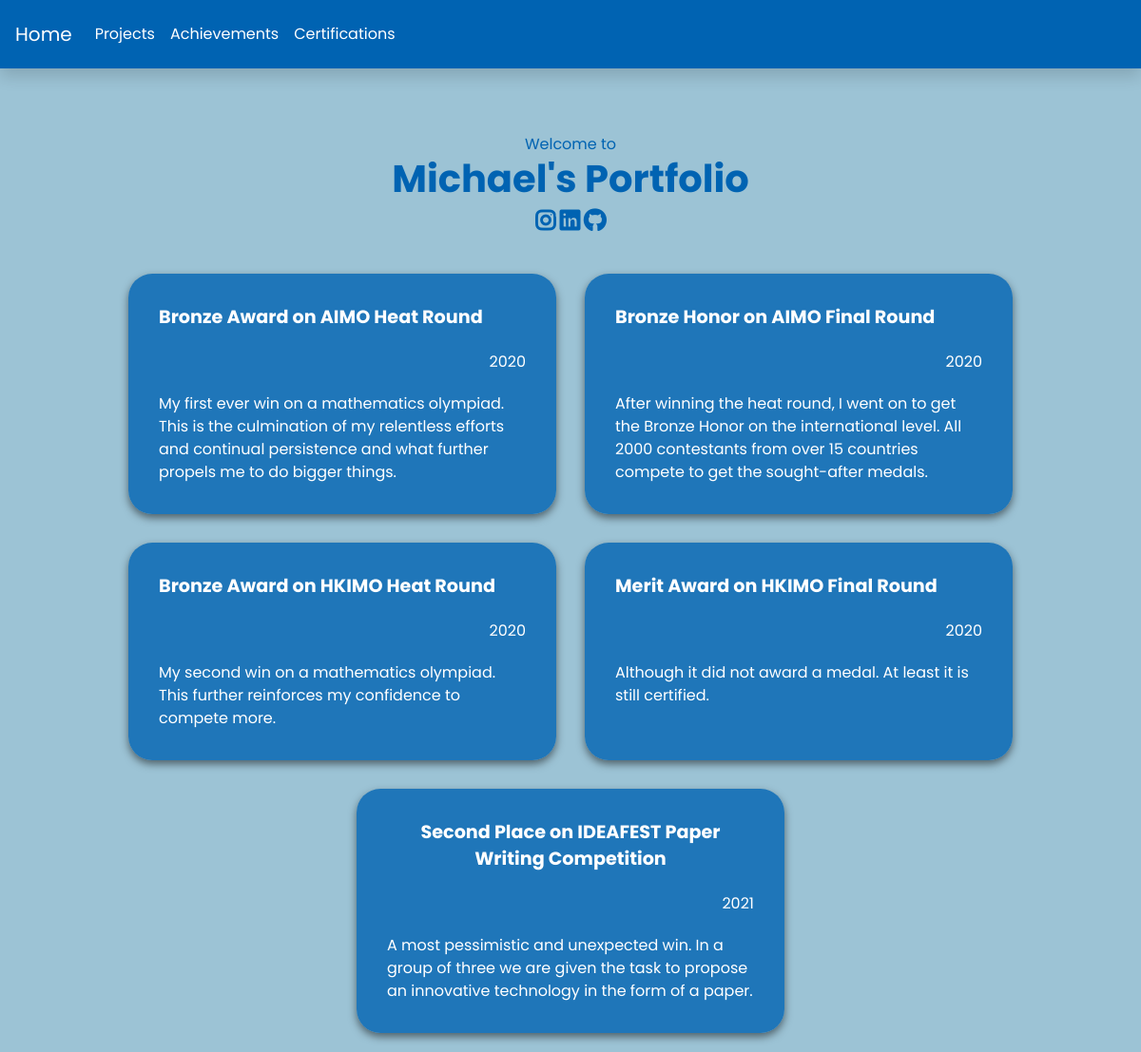
/achievements, run on the app's committed database.
### mainporto/models.py (models this page shows, shortened)
class Achievement(models.Model):
    name = models.CharField(max_length=200, default="Lorem ipsum")
    year = models.CharField(max_length=50, default="2002")
    desc = models.TextField(default="Puspresnas")

### mainporto/views.py (the view)
# urls.py: path('achievements', views.achievement, name='achievement'),
def achievement(request):
    achievements = models.Achievement.objects.all()
    return render(request, "achievements.html", {'achievements': achievements})

### templates/achievements.html (shortened to what this page needs)
{% extends "./base.html" %}
{% block top %}
  <div class="base-title-ins">
    <div class="welcome-msg col-sm align-center">
      <div class="text-shadow" >Welcome to</div>
    </div>
    <div class="row text-center">
      <div class="col-sm align-center">
        <h1 class="text-shadow"><strong>Michael's Portfolio</strong></h1>
      </div>
    </div>
    <div class="socmed col-sm align-center">
      <a href="https://www.instagram.com/michaelachd" class="insta fab fa-instagram"></a>
      <a href="https://www.linkedin.com/in/michael-angelo-chandra-03215b220/" class="insta fab fa-linkedin"></a>
      <a href="https://github.com/michaelAngelo1" class="insta fab fa-github"></a>
    </div>
  </div>
{% endblock %}
{% block achievements %}
    <div class="achievements">
        {% for elem in achievements %}
        <div id="indiv-ach">
            <div id="indiv-ach-name">{{ elem.name }}</div>
            <div id="indiv-ach-year">{{ elem.year }}</div>
            <div id="indiv-ach-desc">{{ elem.desc }}</div>
        </div>
        {% endfor %}
    </div>
{% endblock %}

### templates/base.html (shortened to what this page needs)
{% load static %}
<!DOCTYPE html>
<html lang="en">
<head>
	<link rel="stylesheet" href="https://cdn.jsdelivr.net/npm/bootstrap@5.1.1/dist/css/bootstrap.min.css">
	<link rel="stylesheet" href="https://cdn.jsdelivr.net/npm/bootstrap-icons@1.5.0/font/bootstrap-icons.min.css">
	<link href="https://cdn.jsdelivr.net/gh/kartik-v/bootstrap-fileinput@5.2.5/css/fileinput.min.css" media="all" rel="stylesheet" type="text/css" />
</head>
<link rel="stylesheet" href="{% static 'mainPorto/css/mainPorto.css' %}">
<link rel="stylesheet" href="{% static 'mainPorto/js/mainPorto.js' %}">
<body>
	<nav class="navbar navbar-expand-lg navbar-light shadow p-3 mb-5" style="background-color: #0063b2; font-family: Poppins;">
		<a class="navbar-brand" href="{% url 'base' %}" style="color: white;">Home</a>
		<div class="collapse navbar-collapse" id="navbarNav">
		  <ul class="navbar-nav">
			<li class="nav-item active">
			  	<a class="projects-nav nav-link" href="{% url 'projects' %}" style="color: white;">Projects</a>
			</li>
			<li class="nav-item active">
			  	<a class="achs-nav nav-link" href="{% url 'achievement' %}" style="color: white;">Achievements</a>
			</li>
			<li class="nav-item active">
				<a class="certs-nav nav-link" href="{% url 'certifications' %}" style="color: white;">Certifications</a>
			</li>
		  </ul>
		</div>
	  </nav>
	<div class="container text-center" id="title">
		{% block top %}{% endblock %}
		{% block achievements %}
		{% endblock %}
	</div>
</body>
</html>

### static/mainPorto/css/mainPorto.css (style rules this page uses)
#title { color: brown; font-size: 30; font-family: "Poppins", sans-serif; justify-items: center; text-align: center; text-shadow: 10px; margin-top: 20px; padding: 20px; }
h1, p { font-family: "Poppins"; }
body { background-color: #9cc3d5; font-family: Poppins; }
.container { display:grid; justify-content: center; }
.achievements { display: flex; flex-wrap: wrap; gap: 30px; margin-top: 20px; justify-content: center; }
#indiv-ach { box-shadow: 0 4px 8px 0 rgba(0,0,0,0.5); color: white; border-radius: 25px; background: rgba(0, 99, 178, 0.8); border-radius: 10px solid white; padding: 20px; max-width: 450px; display: flex; flex-direction: column; align-items: flex-start; padding: 2rem; opacity: 0; transform: translateY(3rem); animation: fadeInUp 1s ease 1s forwards; }
#indiv-ach-name { font-weight: 700; font-size: larger; margin-bottom: 20px; }
#indiv-ach-year { text-align: end; width: 100%; margin-bottom: 20px; }
#indiv-ach-desc { text-align: start; }
.navbar { position: sticky; top: 0; z-index: 5; }
.socmed { margin-bottom: 20px; }
.insta { font-size: x-large; font-weight: 700; text-decoration: none; color: #0063b2; }
:root { --bg-color: #9cc3d5; --typewriterSpeed: 6s; --typewriterCharacters: 22; }
.base-title-ins { color: #0063b2; width: 450px; opacity: 0; transform: translateY(3rem); animation: fadeInUp 0.5s ease 0.5s forwards; }
.welcome-msg { text-align: center; }

### data on the page
Achievement: name "Bronze Award on AIMO Heat Round", year "2020", desc "My first ever win on a mathematics olympiad. This is the culmination of my relentless efforts and continual persistence and what further propels me to do bigger things."
Achievement: name "Bronze Honor on AIMO Final Round", year "2020", desc "After winning the heat round, I went on to get the Bronze Honor on the international level. All 2000 contestants from over 15 countries compete to get the sought-after medals."
Achievement: name "Bronze Award on HKIMO Heat Round", year "2020", desc "My second win on a mathematics olympiad. This further reinforces my confidence to compete more."
Achievement: name "Merit Award on HKIMO Final Round", year "2020", desc "Although it did not award a medal. At least it is still certified."
Achievement: name "Second Place on IDEAFEST Paper Writing Competition", year "2021", desc "A most pessimistic and unexpected win. In a group of three we are given the task to propose an innovative technology in the form of a paper."
